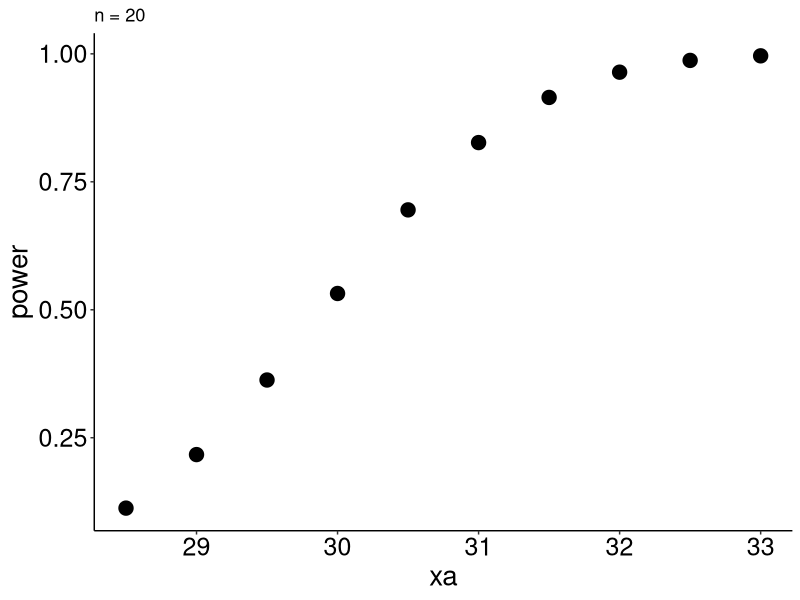

Write R code to recreate this figure. (Note: this script raises an error after producing the figure.)
## ---- chunk 1
knitr::opts_chunk$set(echo = TRUE)
## ---- chunk 2
library(ggplot2)
## ---- chunk 3
x0 = 28
xa = seq(28.5, 33, by = 0.5)
n = 20


sigma = 5
alpha = 0.05

diff = xa - x0

delta = abs(x0-xa)/sigma*sqrt(n)

res = power.t.test(delta = diff, sd = sigma, sig.level = alpha, n = n, 
                   type = "one.sample", alt = "one.sided")
beta1 = 1- res$power

frame = data.frame(xa, power = res$power)

plot1 = ggplot(frame, aes(xa, power)) + geom_point(aes(size = 2)) + ggtitle("n = 20") +
        theme_classic() + theme(axis.text = element_text(size = 18, color = "black")) + 
        theme(axis.title = element_text(size = 20, color = "black")) + 
        theme(legend.position="none")

## ---- chunk 4
x0 = 28
xa = 30
n = seq(10,100, by = 10)


sigma = 5
alpha = 0.05

diff = xa - x0

delta = abs(x0-xa)/sigma*sqrt(n)

res = power.t.test(delta = diff, sd = sigma, sig.level = alpha, n = n, 
                   type = "one.sample", alt = "one.sided")
beta1 = 1- res$power

frame = data.frame(n, power = res$power)

plot2 = ggplot(frame, aes(n, power)) + geom_point(aes(size = 2)) + title("mua = 30") +
  theme_classic() + theme(axis.text = element_text(size = 18, color = "black")) + 
  theme(axis.title = element_text(size = 20, color = "black")) + 
  theme(legend.position="none")


plot1
plot2

# by hand
x0 = 0.3
x_bar = 0.456
xa = 0.45
s = 0.2128
n = 9

sigma = 0.25

alpha = 0.01
t_star = qt(1-alpha, n-1)

t = (x_bar - x0)/s*sqrt(n)

beta1 = pt(t_star, n-1, ncp = abs(x0-xa)/sigma*sqrt(n))


## ---- chunk 5
non_smoke = c(18,22,21,17,20,17,23,20,22,21)
smoke = c(16,20,14,21,20,18,13,15,17,21)

qqnorm(smoke)
qqline(smoke)
qqnorm(non_smoke)
qqline(non_smoke)

x2 = sd(smoke)
x1 = sd(non_smoke)

t.test(non_smoke, smoke, alternative = "greater", var.equal = FALSE, conf.level = 0.95)
t.test(non_smoke, smoke, alternative = "greater", var.equal = TRUE, conf.level = 0.95)


mean(smoke)
mean(non_smoke)

pre_test = c(77, 56, 64, 60, 57, 53, 72, 62, 65, 66)
post_test = c(88, 74, 83, 68, 58, 50, 67, 64 ,74 ,60)

t.test(pre_test, post_test, alternative = "less", var.equal = FALSE, paired = TRUE, conf.level = 0.95)
t.test(pre_test, post_test, alternative = "less", var.equal = TRUE, conf.level = 0.95)
## ---- chunk 6
mu = 30
sig = 10

n1 = 2000
mu_a1 = 30.5
mu_a2 = 35

alpha = 0.05


x = seq(28.5, 36, by = 0.05)
y = dnorm(x, mean = mu, sd = sig/sqrt(n1))
y_a1 = dnorm(x, mu_a1, sig/sqrt(n1))
y_a2 = dnorm(x, mu_a2, sig/sqrt(n1))

x_star = qnorm(1-alpha, mu, sig/sqrt(n1))
power_a1 = 1- pnorm (x_star, mu_a1, sig/sqrt(n1))
z = data.frame(x,y,y_a1,y_a2)

line = data.frame(dist = c(x_star,mu,mu_a1,mu_a2), type = c("a", "b", "c", "d"), 
                  type1 = c("a", "b", "b", "b"))


plot1 <- ggplot(z) + geom_line(aes(x,y)) + geom_line(aes(x, y_a1), color = "green") + 
        geom_line(aes(x, y_a2), color = "purple") 

plot1 <- plot1 + geom_vline(data = line, aes(xintercept = dist,
        color = type, size = type1)) + scale_color_manual(values = c("blue", "black", "green", "purple")) + 
        scale_size_manual(values = c(0.5, 1)) +
        xlab(expression(bar(x)))
  
plot1 <- plot1 + theme_classic() + theme(axis.text = element_text(size = 18, color = "black")) + 
         theme(axis.title = element_text(size = 20, color = "black"))
plot1
